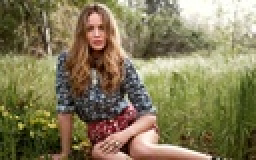
%> input picture x3.jpg, 128 x 80 px, shrunk from 728 x 455 before the run (shown 2 times larger)
$ octave all_one.m   (GNU Octave 9; MATLAB toolbox functions it lacks are replaced by stand-ins)
%> lines starting %> are read from the running program, lines starting %| are printed output that depends on the picture
### findClosestCentroids.m
function idx = findClosestCentroids(X, centroids)

idx = zeros(size(X,1), 1);
ind = zeros(1,1);
dist=zeros(size(centroids,1),1);
m=size(X,1);
n=size(centroids,1);
for i=1:m
    for j=1:n
        dist(j)=sum((X(i,:)-centroids(j,:)).^2);
        ind=find(dist==min(dist));
    end
    idx(i,1)=ind(1,1);

end
end

### computeCentroids.m
function centroids = computeCentroids(X, idx, K)
[m n] = size(X);
centroids = zeros(K, n);
for i=1:K
    ind=find(idx==i);
    n_cen(i,:)=(sum(X(ind,:)))/size(ind,1);
end
centroids=n_cen;
end

### all_one.m
clc
clear all
close all
A = double(imread('x3.jpg'));
A = A / 255; % Divide by 255 so that all values are in the range 0 - 1
img_size = size(A);
%> img_size = [80 128 3]
X = reshape(A, img_size(1) * img_size(2), 3);
K = 14;
max_iters = 1;
initial_centroids = kMeansInitCentroids(X, K);
%> in kMeansInitCentroids, `centroids = X(randidx(1:K), :);`: centroids = 14 rows, first 12: [0.886 0.882 0.804; 0.988 1 0.965; 0.408 0.192 0.173; 0.663 0.588 0.459; 0.318 0.333 0.345; 0.294 0.0941 0.0784; 0.655 0.643 0.482; 0.337 0.345 0.2; 0.667 0.682 0.486; 0.745 0.627 0.596; 0.635 0.616 0.49; 0.592 0.404 0.451]
%> initial_centroids has the same summary as centroids in kMeansInitCentroids
centroids=initial_centroids;
for i=1:max_iters

    idx = findClosestCentroids(X, centroids);
    centroids = computeCentroids(X, idx, K);
end

fprintf('\nApplying K-Means to compress an image.\n\n')
idx = findClosestCentroids(X, centroids);
X_recovered = centroids(idx,:);

% Reshape the recovered image into proper dimensions
X_recovered = reshape(X_recovered, img_size(1), img_size(2), 3);
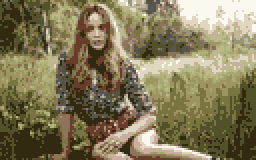
%> X_recovered: size 80x128x3 double (shown 2 times larger); mean R, G, B 0.516, 0.48, 0.349

% Display the original image
subplot(1, 2, 1);
imagesc(A);
title('Original');

% Display compressed image side by side
subplot(1, 2, 2);
imagesc(X_recovered)
title(sprintf('Compressed, with %d colors.', K));

function centroids = kMeansInitCentroids(X, K)
centroids = zeros(K, size(X, 2));
randidx = randperm(size(X, 1));
centroids = X(randidx(1:K), :);
end
